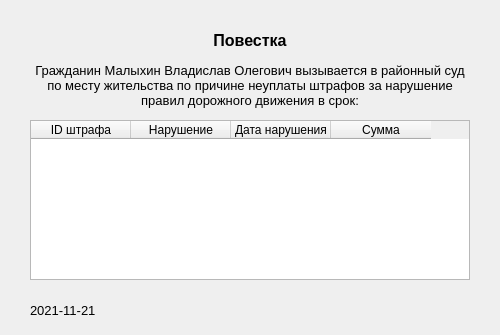
<?xml version="1.0" encoding="UTF-8"?>
<ui version="4.0">
 <class>SubPoenaNonPay</class>
 <widget class="QWidget" name="SubPoenaNonPay">
  <property name="geometry">
   <rect>
    <x>0</x>
    <y>0</y>
    <width>500</width>
    <height>335</height>
   </rect>
  </property>
  <property name="windowTitle">
   <string>Повестка</string>
  </property>
  <widget class="QLabel" name="subpoenaLabel">
   <property name="geometry">
    <rect>
     <x>0</x>
     <y>30</y>
     <width>500</width>
     <height>20</height>
    </rect>
   </property>
   <property name="font">
    <font>
     <pointsize>12</pointsize>
     <weight>75</weight>
     <bold>true</bold>
    </font>
   </property>
   <property name="text">
    <string>Повестка</string>
   </property>
   <property name="alignment">
    <set>Qt::AlignCenter</set>
   </property>
  </widget>
  <widget class="QLabel" name="descriptionLabel">
   <property name="geometry">
    <rect>
     <x>30</x>
     <y>45</y>
     <width>440</width>
     <height>80</height>
    </rect>
   </property>
   <property name="font">
    <font>
     <pointsize>10</pointsize>
    </font>
   </property>
   <property name="text">
    <string>Гражданин Малыхин Владислав Олегович вызывается в районный суд по месту жительства по причине неуплаты штрафов за нарушение правил дорожного движения в срок:</string>
   </property>
   <property name="alignment">
    <set>Qt::AlignCenter</set>
   </property>
   <property name="wordWrap">
    <bool>true</bool>
   </property>
  </widget>
  <widget class="QTableWidget" name="summaryTable">
   <property name="geometry">
    <rect>
     <x>30</x>
     <y>120</y>
     <width>440</width>
     <height>160</height>
    </rect>
   </property>
   <column>
    <property name="text">
     <string>ID штрафа</string>
    </property>
   </column>
   <column>
    <property name="text">
     <string>Нарушение</string>
    </property>
   </column>
   <column>
    <property name="text">
     <string>Дата нарушения</string>
    </property>
   </column>
   <column>
    <property name="text">
     <string>Сумма</string>
    </property>
   </column>
  </widget>
  <widget class="QLabel" name="DateLabel">
   <property name="geometry">
    <rect>
     <x>30</x>
     <y>300</y>
     <width>70</width>
     <height>20</height>
    </rect>
   </property>
   <property name="font">
    <font>
     <pointsize>10</pointsize>
    </font>
   </property>
   <property name="text">
    <string>2021-11-21</string>
   </property>
  </widget>
 </widget>
 <resources/>
 <connections/>
</ui>
